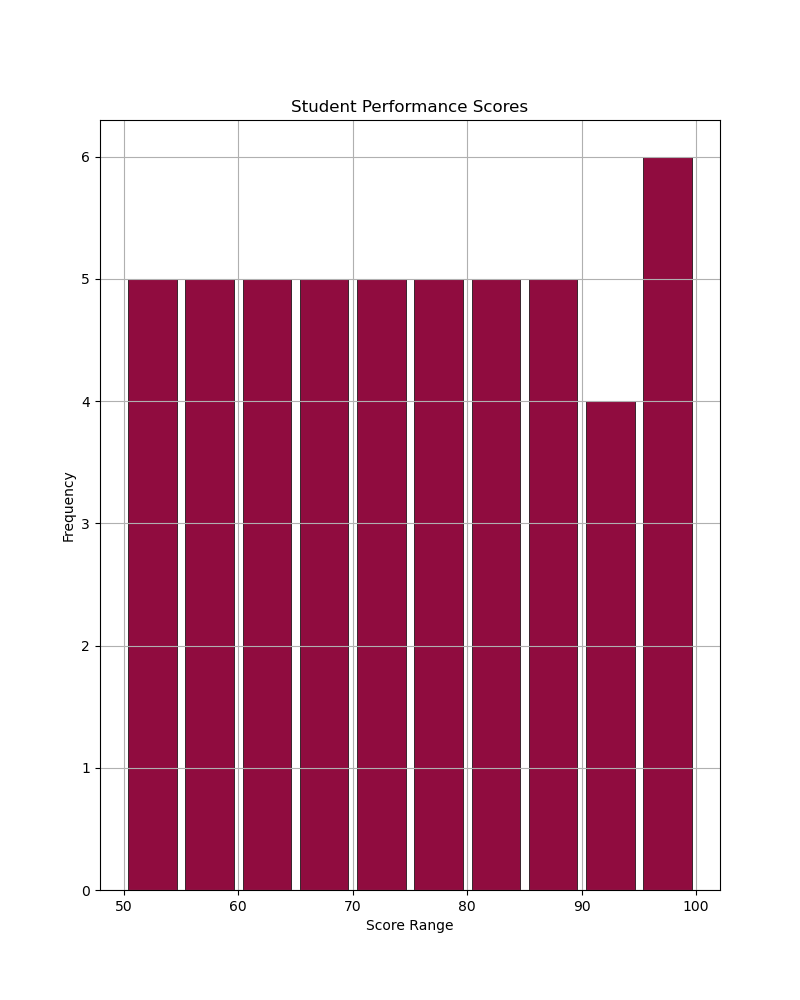

Recreate this plot in Python.

import matplotlib.pyplot as plt

# Data points
performance_scores = [
    80, 90, 75, 85, 93, 92, 87, 89, 78, 83, 82, 91, 77, 88, 86, 81, 79, 84, 76, 95, 96, 98, 74, 97, 99, 73, 72, 71, 100, 70, 69, 68, 67, 66, 65, 64, 63, 62, 61, 60, 59, 58, 57, 56, 55, 54, 53, 52, 51, 50
]

plt.figure(figsize=(8, 10))  # Change width and height of the chart
n, bins, patches = plt.hist(performance_scores, bins=10, color='#FF5733', rwidth=0.85)  # Changing color and making histogram vertical.

# Setting the colors of individual bars (patches)
for patch in patches:
    patch.set_facecolor('#900C3F')  # A nice maroon color

# Add a black line at the edge of each bar
[patch.set_linewidth(0.5) for patch in patches]
[patch.set_edgecolor('#000000') for patch in patches]

plt.title('Student Performance Scores')
plt.xlabel('Score Range')
plt.ylabel('Frequency')
plt.grid(True)
plt.show()
